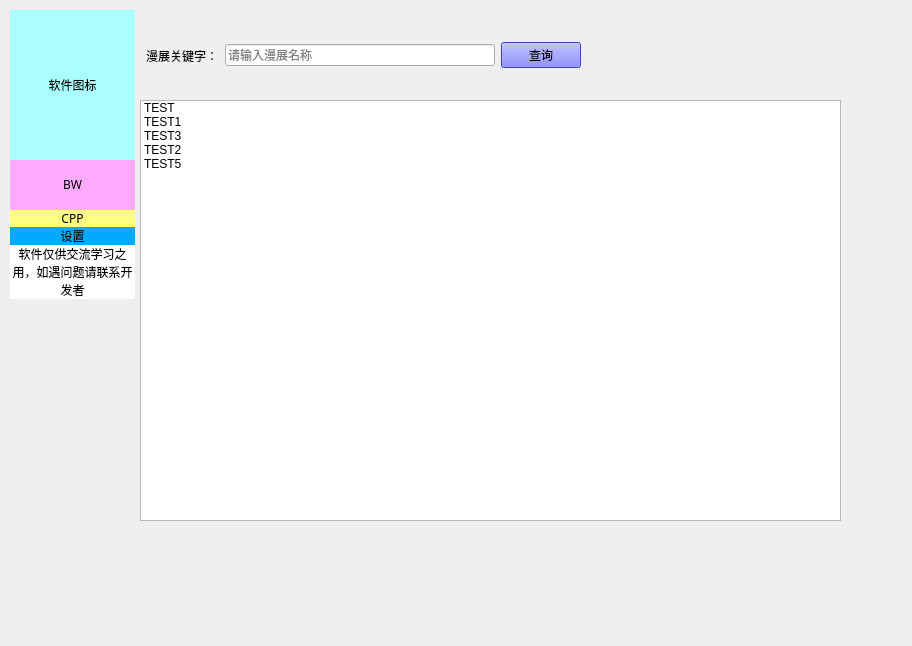
<?xml version="1.0" encoding="UTF-8"?>
<ui version="4.0">
 <class>Form</class>
 <widget class="QWidget" name="Form">
  <property name="geometry">
   <rect>
    <x>0</x>
    <y>0</y>
    <width>912</width>
    <height>646</height>
   </rect>
  </property>
  <property name="minimumSize">
   <size>
    <width>0</width>
    <height>0</height>
   </size>
  </property>
  <property name="windowTitle">
   <string>Form</string>
  </property>
  <widget class="QWidget" name="verticalLayoutWidget">
   <property name="geometry">
    <rect>
     <x>10</x>
     <y>10</y>
     <width>131</width>
     <height>511</height>
    </rect>
   </property>
   <layout class="QVBoxLayout" name="verticalLayout">
    <property name="spacing">
     <number>0</number>
    </property>
    <property name="sizeConstraint">
     <enum>QLayout::SetFixedSize</enum>
    </property>
    <property name="topMargin">
     <number>0</number>
    </property>
    <item>
     <widget class="QLabel" name="label">
      <property name="enabled">
       <bool>true</bool>
      </property>
      <property name="sizePolicy">
       <sizepolicy hsizetype="Fixed" vsizetype="Fixed">
        <horstretch>0</horstretch>
        <verstretch>0</verstretch>
       </sizepolicy>
      </property>
      <property name="minimumSize">
       <size>
        <width>100</width>
        <height>150</height>
       </size>
      </property>
      <property name="maximumSize">
       <size>
        <width>200</width>
        <height>200</height>
       </size>
      </property>
      <property name="sizeIncrement">
       <size>
        <width>200</width>
        <height>50</height>
       </size>
      </property>
      <property name="font">
       <font>
        <family>Microsoft YaHei</family>
       </font>
      </property>
      <property name="contextMenuPolicy">
       <enum>Qt::CustomContextMenu</enum>
      </property>
      <property name="autoFillBackground">
       <bool>false</bool>
      </property>
      <property name="styleSheet">
       <string notr="true">background-color: rgb(170, 255, 255);</string>
      </property>
      <property name="text">
       <string>软件图标</string>
      </property>
      <property name="alignment">
       <set>Qt::AlignCenter</set>
      </property>
      <property name="wordWrap">
       <bool>false</bool>
      </property>
      <property name="indent">
       <number>-1</number>
      </property>
     </widget>
    </item>
    <item>
     <widget class="QLabel" name="label_4">
      <property name="minimumSize">
       <size>
        <width>125</width>
        <height>50</height>
       </size>
      </property>
      <property name="maximumSize">
       <size>
        <width>150</width>
        <height>50</height>
       </size>
      </property>
      <property name="font">
       <font>
        <family>Microsoft YaHei</family>
       </font>
      </property>
      <property name="focusPolicy">
       <enum>Qt::ClickFocus</enum>
      </property>
      <property name="autoFillBackground">
       <bool>false</bool>
      </property>
      <property name="styleSheet">
       <string notr="true">background-color: rgb(255, 170, 255);</string>
      </property>
      <property name="text">
       <string>BW</string>
      </property>
      <property name="alignment">
       <set>Qt::AlignCenter</set>
      </property>
     </widget>
    </item>
    <item>
     <widget class="QLabel" name="label_2">
      <property name="maximumSize">
       <size>
        <width>16777215</width>
        <height>50</height>
       </size>
      </property>
      <property name="font">
       <font>
        <family>Microsoft YaHei</family>
       </font>
      </property>
      <property name="layoutDirection">
       <enum>Qt::LeftToRight</enum>
      </property>
      <property name="autoFillBackground">
       <bool>false</bool>
      </property>
      <property name="styleSheet">
       <string notr="true">background-color: rgb(255, 255, 127);</string>
      </property>
      <property name="text">
       <string>CPP</string>
      </property>
      <property name="textFormat">
       <enum>Qt::PlainText</enum>
      </property>
      <property name="alignment">
       <set>Qt::AlignCenter</set>
      </property>
     </widget>
    </item>
    <item>
     <widget class="QLabel" name="label_3">
      <property name="enabled">
       <bool>true</bool>
      </property>
      <property name="sizePolicy">
       <sizepolicy hsizetype="Preferred" vsizetype="Preferred">
        <horstretch>0</horstretch>
        <verstretch>0</verstretch>
       </sizepolicy>
      </property>
      <property name="maximumSize">
       <size>
        <width>16777215</width>
        <height>50</height>
       </size>
      </property>
      <property name="font">
       <font>
        <family>Microsoft YaHei</family>
       </font>
      </property>
      <property name="autoFillBackground">
       <bool>false</bool>
      </property>
      <property name="styleSheet">
       <string notr="true">background-color: rgb(0, 170, 255);</string>
      </property>
      <property name="text">
       <string>设置</string>
      </property>
      <property name="alignment">
       <set>Qt::AlignCenter</set>
      </property>
     </widget>
    </item>
    <item>
     <widget class="QLabel" name="label_8">
      <property name="maximumSize">
       <size>
        <width>125</width>
        <height>150</height>
       </size>
      </property>
      <property name="autoFillBackground">
       <bool>false</bool>
      </property>
      <property name="styleSheet">
       <string notr="true">background-color: rgb(255, 255, 255);</string>
      </property>
      <property name="text">
       <string>软件仅供交流学习之用，如遇问题请联系开发者</string>
      </property>
      <property name="scaledContents">
       <bool>true</bool>
      </property>
      <property name="alignment">
       <set>Qt::AlignCenter</set>
      </property>
      <property name="wordWrap">
       <bool>true</bool>
      </property>
      <property name="indent">
       <number>0</number>
      </property>
      <property name="textInteractionFlags">
       <set>Qt::NoTextInteraction</set>
      </property>
     </widget>
    </item>
   </layout>
  </widget>
  <widget class="QWidget" name="verticalLayoutWidget_3">
   <property name="geometry">
    <rect>
     <x>140</x>
     <y>100</y>
     <width>701</width>
     <height>421</height>
    </rect>
   </property>
   <layout class="QVBoxLayout" name="verticalLayout_3">
    <property name="spacing">
     <number>0</number>
    </property>
    <property name="sizeConstraint">
     <enum>QLayout::SetNoConstraint</enum>
    </property>
    <item>
     <widget class="QListWidget" name="listWidget">
      <item>
       <property name="text">
        <string>TEST</string>
       </property>
      </item>
      <item>
       <property name="text">
        <string>TEST1</string>
       </property>
      </item>
      <item>
       <property name="text">
        <string>TEST3</string>
       </property>
      </item>
      <item>
       <property name="text">
        <string>TEST2</string>
       </property>
      </item>
      <item>
       <property name="text">
        <string>TEST5</string>
       </property>
      </item>
     </widget>
    </item>
   </layout>
  </widget>
  <widget class="QWidget" name="horizontalLayoutWidget">
   <property name="geometry">
    <rect>
     <x>140</x>
     <y>10</y>
     <width>441</width>
     <height>91</height>
    </rect>
   </property>
   <layout class="QHBoxLayout" name="horizontalLayout">
    <item>
     <widget class="QLabel" name="label_9">
      <property name="font">
       <font>
        <family>Microsoft YaHei</family>
        <weight>50</weight>
        <bold>false</bold>
       </font>
      </property>
      <property name="text">
       <string>  漫展关键字：</string>
      </property>
     </widget>
    </item>
    <item>
     <widget class="QLineEdit" name="lineEdit">
      <property name="toolTip">
       <string/>
      </property>
      <property name="frame">
       <bool>true</bool>
      </property>
      <property name="placeholderText">
       <string>请输入漫展名称</string>
      </property>
     </widget>
    </item>
    <item>
     <widget class="QPushButton" name="pushButton">
      <property name="sizePolicy">
       <sizepolicy hsizetype="Fixed" vsizetype="Fixed">
        <horstretch>0</horstretch>
        <verstretch>0</verstretch>
       </sizepolicy>
      </property>
      <property name="font">
       <font>
        <family>Microsoft YaHei</family>
       </font>
      </property>
      <property name="styleSheet">
       <string notr="true">background-color: rgb(85, 85, 255);</string>
      </property>
      <property name="text">
       <string>查询</string>
      </property>
     </widget>
    </item>
   </layout>
  </widget>
 </widget>
 <resources/>
 <connections/>
</ui>
